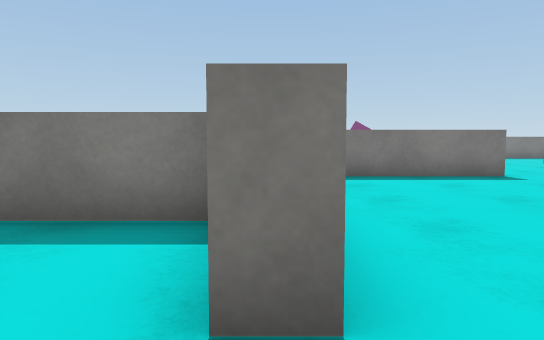
[1] (above)

24 first-person views from a walk through a 3-D level made in the Unity game engine. The camera is 0.72 m above the floor, tilts 4° down and sees 70° across. The floor is counted in squares, 1 m on a side. Each view is taken from the middle of a square. On the plan, view 1 faces up. The plan holds only what a view shows up to about 11 squares ahead; the rest is blank. The player is left out. Surface patterns are stand-ins for the level's own textures.

[2]
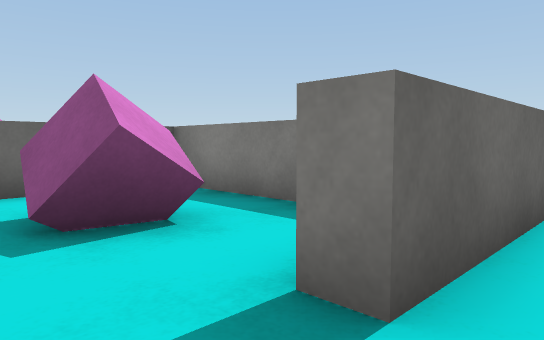

[3]
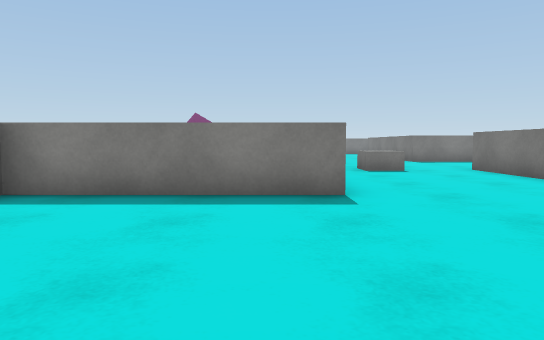

[4]
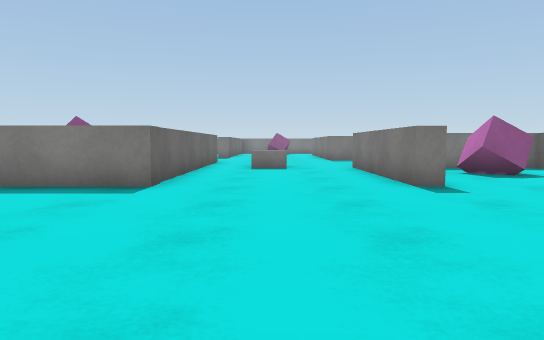

[5]
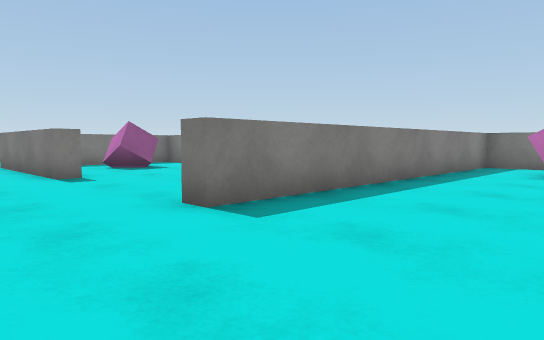

[6]
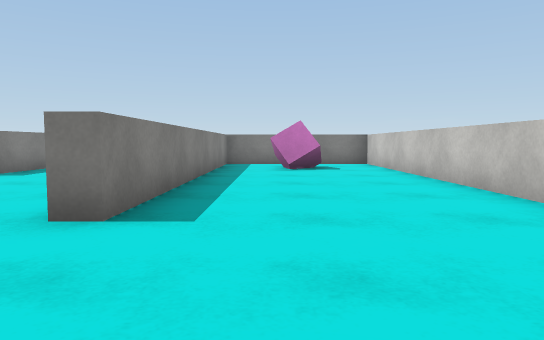

[7]
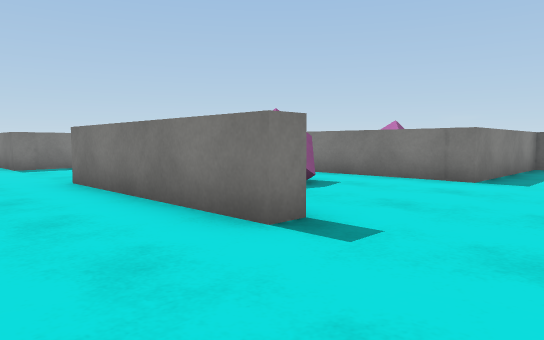

[8]
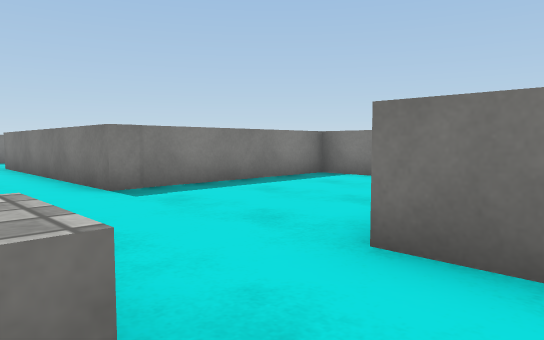

[9]
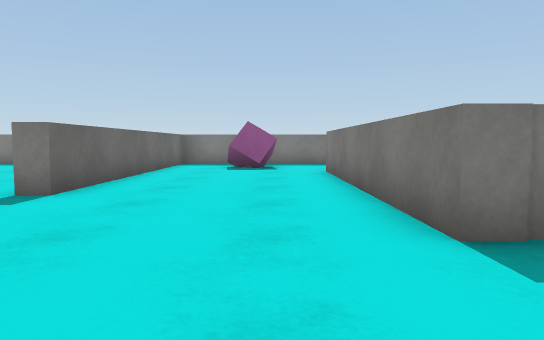

[10]
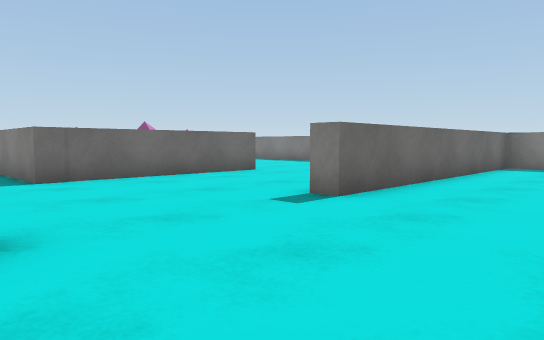

[11]
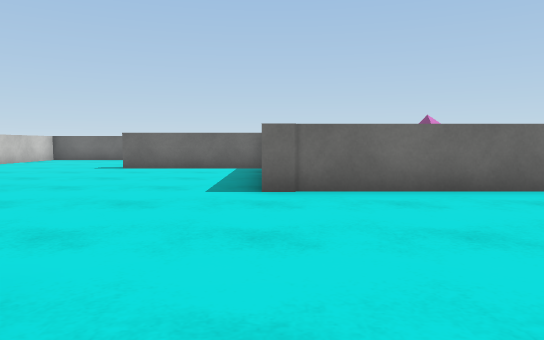

[12]
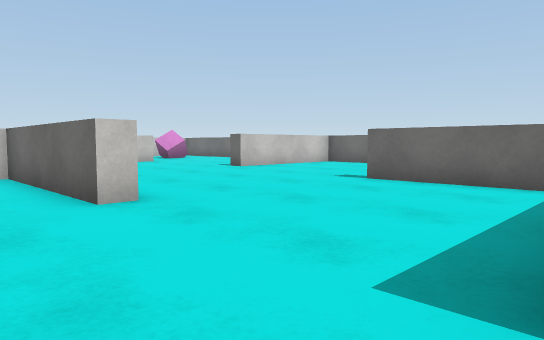

[13]
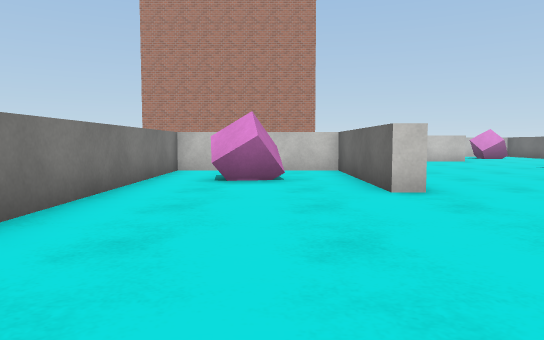

[14]
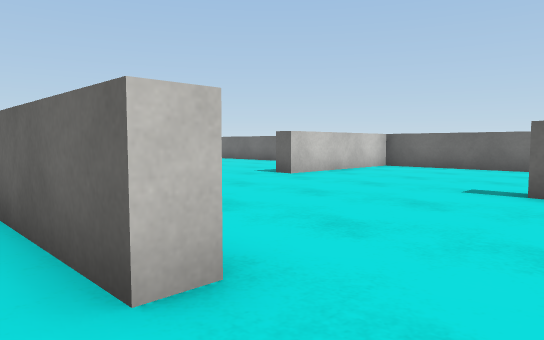

[15]
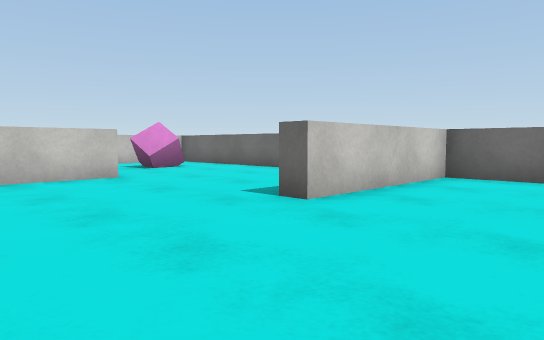

[16]
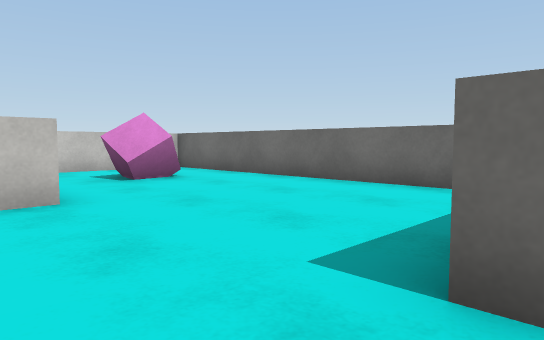

[17]
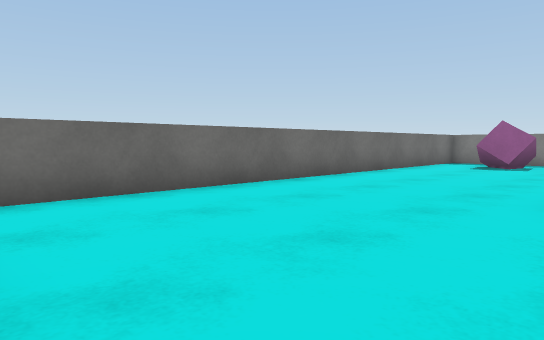

[18]
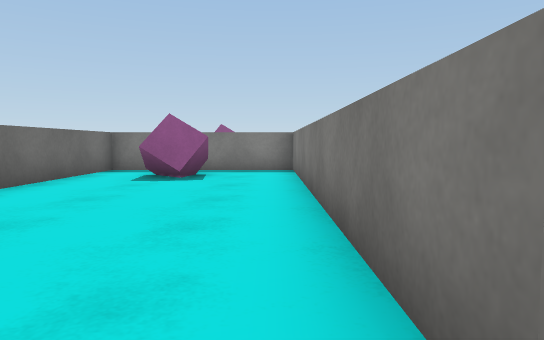

[19]
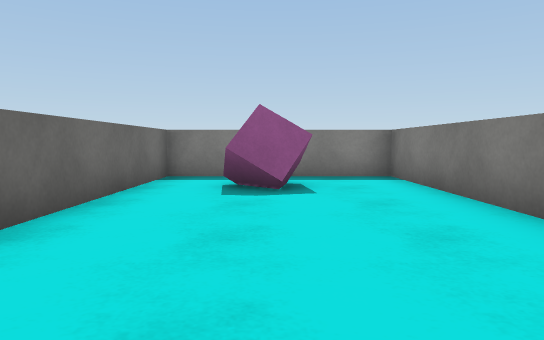

[20]
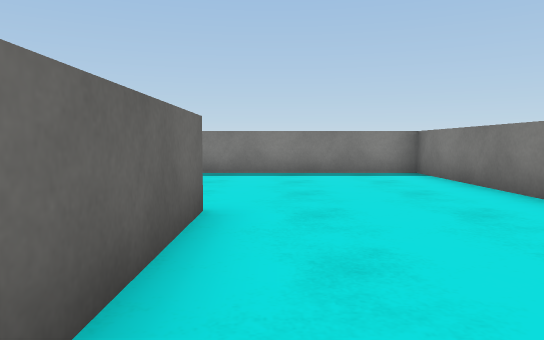

[21]
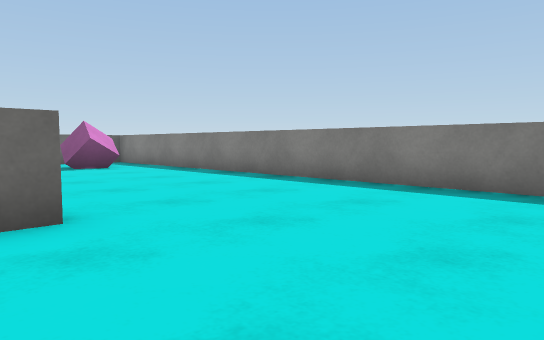

[22]
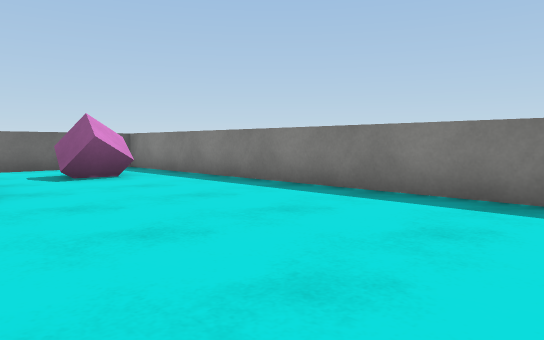

[23]
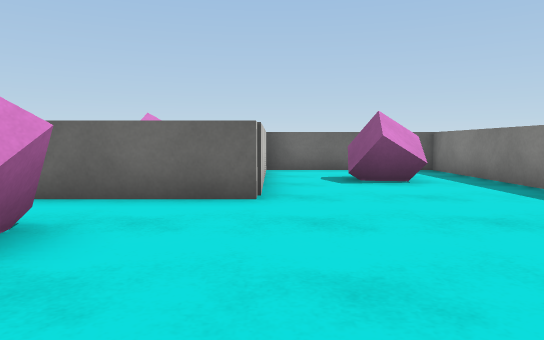

[24]
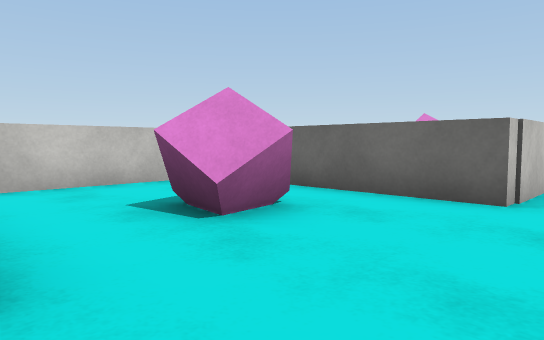

### Floor plan
Points are (right, up) in squares from view 1. A wall is a line through its corners. A room is listed if a view was taken in it or the views show most of it. See-through windows are left out.
Room 1 (view 1)
walls: (0.3, 1.4) (-0.2, 1.4); (-0.5, 3.5) (-5, 3.5); (-4.9, 1.6) (-4.9, 1)
ways out: opening at (0, 0.5) to room 2
objects: pink cube (-3, 1) to (-2, 2)
Room 2 (views 2, 3, 4, 5, 6, 7, 8, 9, 10, 11, 12, 13, 14, 15, 16, 17, 18, 19, 20, 21, 22, 23, 24)
walls: (5, 13) (5, 8.3) (0.2, 8.3); (-0.2, 13.4) (0.3, 13.4) (0.3, 8.9) (4.5, 8.9) (4.5, 15.6); (9.9, 8.3) (9.4, 8.3) (9.4, 13.5); (14.6, 16.4) (14.6, 17.8) (9.4, 17.8) (9.4, 24.9); (4.5, 23.9) (4.5, 28.3) (-10.2, 28.3) (-10.2, 23.9) (-4.9, 23.9) (-4.9, 20.5); (0.3, 23.1) (0.3, 17.8) (-2.6, 17.8); (-3.9, 18.4) (-1.1, 18.4); (0.3, 4.2) (0.3, 1.4); (-5.4, 13.8) (-5.4, 23.3) (-10.2, 23.3) (-10.2, 8.9) (-5.8, 8.9) (-5.8, 8.2); (-4.9, 17.8) (-4.9, 13.8); (5.9, 28.3) (5, 28.3) (5, 20.3) (4.4, 20.3); (19.2, 8.3) (14.6, 8.3) (14.6, 13); (-5.5, 4.1) (-3.4, 4.1); (10.5, -1.3) (17.1, -1.3); (-10.2, 6.8) (-10.2, -0.4); (19.3, 2.1) (19.3, 3.5) (9.4, 3.5) (9.4, 4.1); (-8.4, -1.3) (-6.9, -1.3)
low walls: (7.5, 13) (6.4, 13) (6.4, 14)
ways out: opening at (0, 0.5) to room 1
objects: pink cube (-8, 1) to (-8, 2); pink cube (-8, 21) to (-8, 22); pink cube (-8, 26) to (-7, 26); pink cube (-3, 21) to (-2, 22); pink cube (2, 11) to (3, 12); pink cube (7, 26) to (8, 27); pink cube (12, 11) to (13, 11); pink cube (17, 1) to (17, 2); other object (17, 11) to (18, 12)

Positions as (right, up) in squares from view 1, and headings:
1: (0, 0), facing up
2: (1, 0), facing up-left
3: (4, 3), facing up
4: (7, 2), facing up
5: (7, 0), facing up-right
6: (6, 2), facing right
7: (7, 6), facing up-right
8: (7, 12), facing up-right
9: (8, 15), facing up
10: (8, 16), facing up-left
11: (6, 18), facing left
12: (2, 18), facing down-left
13: (2, 19), facing down
14: (1, 15), facing down-left
15: (-2, 12), facing down-left
16: (-4, 9), facing down-left
17: (-5, 9), facing up-left
18: (-6, 13), facing up
19: (-8, 15), facing up
20: (1, 19), facing up
21: (4, 22), facing up-left
22: (1, 23), facing up-left
23: (0, 24), facing left
24: (0, 25), facing down-left
